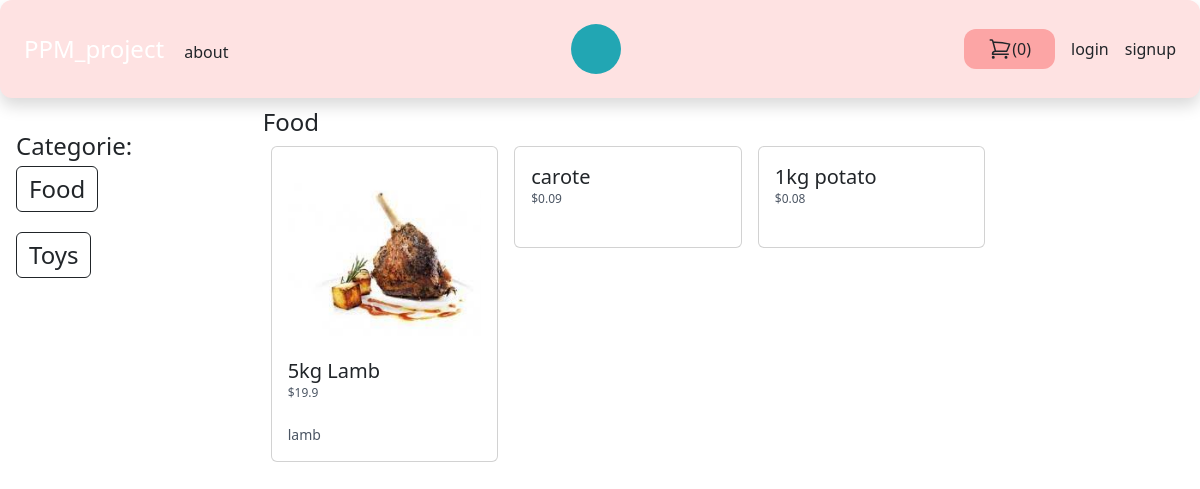
The page /food/ on the database as committed earlier.
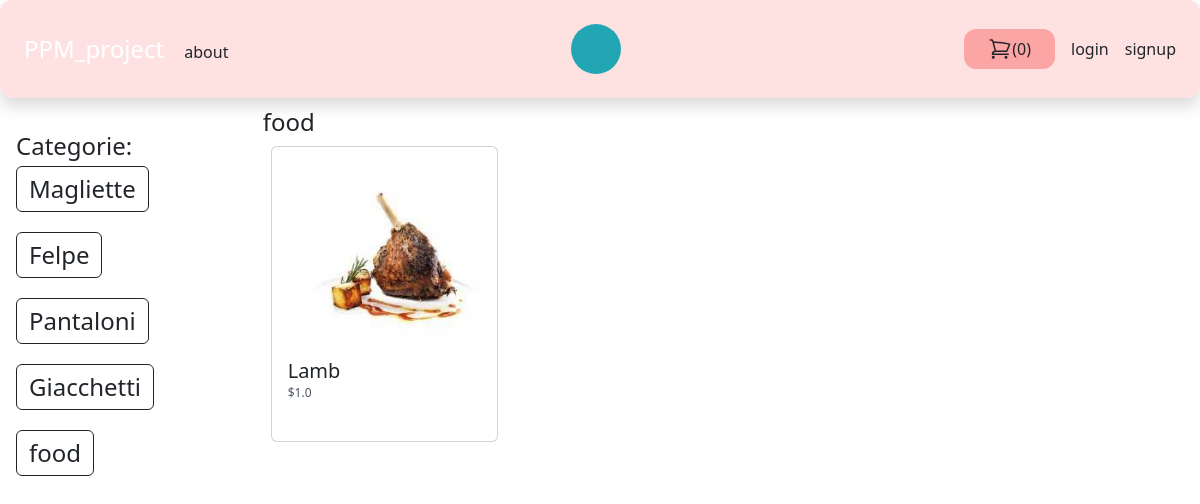
The same page on the database as committed later.
### store/models.py (models this page shows, shortened)
class Category(models.Model):
    title = models.CharField(max_length=64)
    slug = models.SlugField(max_length=64)
    class Meta:
        verbose_name = "Category"
        verbose_name_plural = "Categories"

class Product(models.Model):
    user = models.ForeignKey(User, related_name="products", on_delete=models.CASCADE)
    category = models.ForeignKey(Category, related_name="products", on_delete=models.CASCADE)
    title = models.CharField(max_length=64)
    slug = models.SlugField(max_length=64)
    description = models.TextField(blank=True)
    price = models.IntegerField() #è il moodo piu comune con cui si rappresentano i prezzi in un database
    image = models.ImageField(upload_to="uploads/product_images/", blank=True, null=True)
    created_at = models.DateTimeField(auto_now_add=True)
    updated_at = models.DateTimeField(auto_now=True)
    class Meta:
        ordering = ('-created_at',) #ordina i prodotti in ordine di creazione
    def get_display_price(self):
        return self.price / 100

### store/views.py (the view)
# urls.py: path("<slug:slug>/", views.category_detail, name="category_detail"),
def category_detail(request, slug):
    category = get_object_or_404(Category, slug=slug)
    products = category.products.all()  # prendi tutti i prodotti della categoria
    return render(request, "category_detail.html", {"category": category, "products": products})

### store/cart.py (called while the page is built)
    def __len__(self):
        return sum(item['quantity'] for item in self.cart.values())  # ritorna la lunghezza del

### store/cartcount.py (called while the page is built)
def cart(request):
    return {"cart": Cart(request)}

### store/templatetags/menu.py (called while the page is built)
@register.inclusion_tag("core/menu.html")
def menu():
    categories = Category.objects.all()
    return {"categories": categories}

### store/templates/category_detail.html (shortened to what this page needs)
{% extends "core/base.html"%}
{% block content %}
    <h1 class="text-2xl">{{ category.title }}</h1>
    <div class="flex flex-wrap ">
        {% for product in products %}
            <div class="product w-1/3 p-2">
               <div class="card">
                        <div class="card-body">
                             <a href="{% url "product_detail" product.category.slug product.slug %}">
                        {% if product.image %}
                            <div class="image">
                                <img src="{{ product.image.url }}" alt="Image of {{ product.title }}" class="w-full">
                            </div>
                        {% endif %}
                        <h2 class="text-xl">
                             {{ product.title }}
                         </h2>
                        <p class="text-xs text-gray-600">
                            ${{ product.get_display_price}}
                        </p>
                             <br>
                        <p class="text-sm text-gray-600">
                            {{ product.description }}
                        </p>
                             </a>
                        </div>
                    </div>
            </div>
        {% endfor %}
    </div>
{% endblock %}

### core/templates/core/base.html (shortened to what this page needs)
{% load menu %}
<!DOCTYPE html>
<html lang="en">
<head>
    <script src="https://cdn.tailwindcss.com"></script>
    <link href="https://cdn.jsdelivr.net/npm/bootstrap@5.3.0/dist/css/bootstrap.min.css" rel="stylesheet">
    <link rel="stylesheet" href="style.css">
</head>
<body>
<header>
    <nav class=" head max-w-8xl mx-auto py-4 px-6 flex items-center justify-between bg-red-100 rounded-xl shadow">
        <div class="logo">
            <a class="text-2xl text-white" href="/">PPM_project</a>
            <a href="{% url "about" %}" class="pl-4">about</a>
        </div>
        <div class="search">
            <div class="search-box">
                <form method="get" action="/search/">
                     <button class="btn-search"></button>
                     <input type="search" name="query" class="input-search" placeholder="Type to Search..." required>
                </form>
            </div>
        </div>
        <div class="flex items-center space-x-4">
        <a href="{% url "cart_view" %}" class="flex py-2 px-4 rounded-xl bg-red-300">
            ({{ cart|length }})</a>
        {% if user.is_authenticated %}
            <a href="{% url "myaccount" %}" class=""><svg xmlns="http://www.w3.org/2000/svg" fill="none" viewBox="0 0 24 24" stroke-width="1.5" stroke="currentColor" class="w-6 h-6">
  <path stroke-linecap="round" stroke-linejoin="round" d="M17.982 18.725A7.488 7.488 0 0012 15.75a7.488 7.488 0 00-5.982 2.975m11.963 0a9 9 0 10-11.963 0m11.963 0A8.966 8.966 0 0112 21a8.966 8.966 0 01-5.982-2.275M15 9.75a3 3 0 11-6 0 3 3 0 016 0z" />
</svg>
</a>
        {% else %}
            <a href="{% url "login" %}" class="">login</a><a href="{% url "signup" %}" class="">signup</a>
        {% endif %}
        </div>
    </nav>
</header>
<div class="max-w-8xl  flex py-2 px-3">
    <div class="w-1/3  border-0 w-14 h-14 pt-6">
        <div class="text-2xl flex">Categorie:</div>
            {% menu %}
        <br class="bg-indigo-600">
    </div>
    <div class="w-2/3  mx-auto  px-6">
        {% block content %}
        {% endblock %}
    </div>
</div>
</body>
</html>

### core/templates/core/menu.html (shortened to what this page needs)
 {% for category in categories %}
<div class="flex flex-column flex-wrap pb-3 pt-1 ">
    <a href="{% url "category_detail" category.slug %}" class="text-2xl btn btn-outline-dark">{{ category.title }}</a>
</div>
 {% endfor %}

### core/templates/core/style.css (style rules this page uses)
a { text-decoration : none; }

### core/templates/core/base.html (style rules this page uses)
.search * { box-sizing: border-box; }
.search .search-box { width: fit-content; height: fit-content; position: relative; }
.search .input-search { height: 50px; width: 50px; border-style: none; padding: 10px; font-size: 18px; letter-spacing: 2px; outline: none; border-radius: 25px; transition: all .5s ease-in-out; background-color: #22a6b3; padding-right: 40px; color: #000000; }
.search .input-search::placeholder { color:rgba(255,255,255,.5); font-size: 18px; letter-spacing: 2px; font-weight: 100; }
.search .btn-search { width: 50px; height: 50px; border-style: none; font-size: 20px; font-weight: bold; outline: none; cursor: pointer; border-radius: 50%; position: absolute; right: 0px; color:#ffffff ; background-color:transparent; pointer-events: painted; }

Rows that differ between the two databases and show on the page:
removed Category: title "Food"
removed Category: title "Toys"
removed Product: image (picture), title "5kg Lamb", get_display_price "19.9", description "lamb"
removed Product: title "carote", get_display_price "0.09"
removed Product: title "1kg potato", get_display_price "0.08"
added Category: title "Magliette"
added Category: title "Felpe"
added Category: title "Pantaloni"
added Category: title "Giacchetti"
added Category: title "food"
added Product: image (picture), title "Lamb", get_display_price "1.0"
